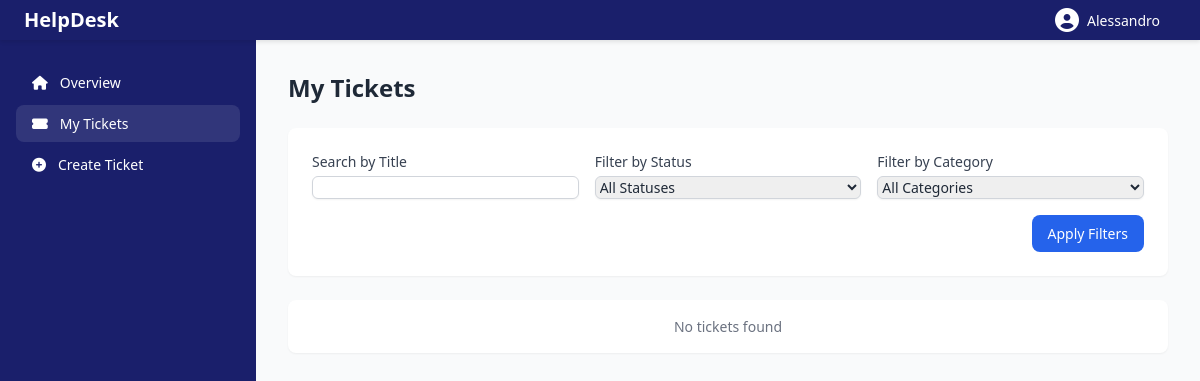
/user/user_dashboard.php (signed in), run on an earlier commit of the app's database.
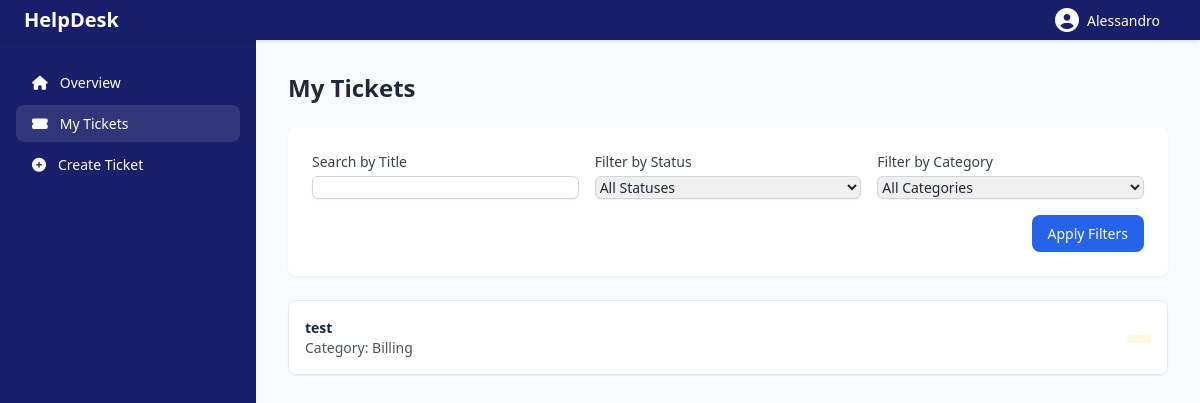
And on a later commit of the database.
### tables this page shows
CREATE TABLE `tickets` (
  `id` int(11) NOT NULL,
  `title` varchar(255) NOT NULL,
  `description` text NOT NULL,
  `status` enum('seen','resolved','pending','open') NOT NULL DEFAULT 'open',
  `created_by` enum('user','guest') NOT NULL COMMENT 'Type of creator (user or guest)',
  `user_id` int(11) DEFAULT NULL COMMENT 'ID of the user who created the ticket (if created_by = "user")',
  `guest_email` varchar(255) DEFAULT NULL COMMENT 'Email of the guest who created the ticket (if created_by = "guest")',
  `category_id` int(11) DEFAULT NULL,
  `priority_id` int(11) DEFAULT NULL,
  `assigned_to` int(11) DEFAULT NULL COMMENT 'Assigned to a staff member (admin/master agent/agent)',
  `created_at` timestamp NOT NULL DEFAULT current_timestamp(),
  `updated_at` timestamp NOT NULL DEFAULT current_timestamp() ON UPDATE current_timestamp(),
  `is_archived` tinyint(1) NOT NULL DEFAULT 0,
  `ref_id` varchar(50) DEFAULT NULL
);

CREATE TABLE `categories` (
  `id` int(11) NOT NULL,
  `name` varchar(255) NOT NULL,
  `description` text DEFAULT NULL,
  `created_at` timestamp NOT NULL DEFAULT current_timestamp(),
  `updated_at` timestamp NOT NULL DEFAULT current_timestamp() ON UPDATE current_timestamp()
);

### user/user_dashboard.php (the view, shortened to what the changed rows need)
<?php
$user_id = $_SESSION['user_id'];
$mysqli = db_connect();
?>
<!DOCTYPE html>
<html lang="en">
<head>
    <script src="https://cdn.tailwindcss.com"></script>
    <link rel="stylesheet" href="https://cdnjs.cloudflare.com/ajax/libs/font-awesome/6.4.0/css/all.min.css">
    <link rel="stylesheet" href="../assets/css/dashboard.css">
</head>
<body x-data="{
    sidebarOpen: true,
    searchExpanded: false,
    profileMenuOpen: false,
    activeTab: 'my-tickets',
    showCreateTicket: false,
    ticketModalOpen: false // Add this line
}" x-init="$watch('ticketModalOpen', value => {
        if (value) document.body.classList.add('overflow-hidden');
        else document.body.classList.remove('overflow-hidden');
    })">
    <div class="flex h-screen pt-16">
        <main class="flex-1 bg-gray-50 p-8">
            <div x-show="activeTab === 'my-tickets'" class="space-y-6">
                <div class="flex justify-between items-center">
                    <h1 class="text-2xl font-bold text-gray-800">My Tickets</h1>
                </div>
                <div class="bg-white rounded-lg shadow overflow-hidden">
                    <div x-data="{ expandedTicket: null }">
                        <?php
                        $query = "SELECT t.*, c.name as category_name
                     FROM tickets t
                     LEFT JOIN categories c ON t.category_id = c.id
                     WHERE t.user_id = ? AND t.created_by = 'user'";
                        $params = [$user_id];
                        $types = "i";
                        $query .= " ORDER BY t.created_at DESC";
                        $stmt = $mysqli->prepare($query);
                        $stmt->bind_param($types, ...$params);
                        $stmt->execute();
                        $result = $stmt->get_result();
                        ?>
                        <?php if ($result->num_rows > 0): ?>
                            <div class="divide-y divide-gray-200">
                                <?php while ($ticket = $result->fetch_assoc()): ?>
                                    <div class="flex items-center p-4 border rounded-lg cursor-pointer"
                                        @click="$dispatch('open-ticket-modal', { ticketId: <?php echo $ticket['id']; ?> })">
                                        <div class="flex-1">
                                            <h3 class="font-semibold"><?php echo htmlspecialchars($ticket['title']); ?></h3>
                                            <p class="text-sm text-gray-600">
                                                Category: <?php echo htmlspecialchars($ticket['category_name']); ?>
                                            </p>
                                        </div>
                                        <div class="text-right">
                                            <span class="px-3 py-1 rounded-full text-sm
                                    <?php echo match ($ticket['status']) {
                                        'open' => 'bg-blue-100 text-blue-800',
                                        'closed' => 'bg-green-100 text-green-800',
                                        default => 'bg-yellow-100 text-yellow-800'
                                    }; ?>">
                                            </span>
                                        </div>
                                    </div>
                                <?php endwhile; ?>
                            </div>
                        <?php else: ?>
                            <div class="p-4 text-center text-gray-500">
                                No tickets found
                            </div>
                        <?php endif; ?>
                    </div>
                </div>
            </div>
        </main>
    </div>
</body>
</html>

What changed in the data, as far as the page shows it:
added tickets: title "test", category.name "Billing"
Also different on the page:
text no longer shown: "No tickets found"
